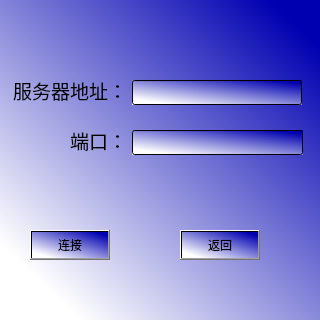
<?xml version="1.0" encoding="UTF-8"?>
<ui version="4.0">
 <class>Tcp_Dialog</class>
 <widget class="QDialog" name="Tcp_Dialog">
  <property name="geometry">
   <rect>
    <x>0</x>
    <y>0</y>
    <width>320</width>
    <height>320</height>
   </rect>
  </property>
  <property name="windowTitle">
   <string>Dialog</string>
  </property>
  <property name="styleSheet">
   <string notr="true">background-color: qlineargradient(spread:pad, x1:0.136, y1:0.892, x2:0.920455, y2:0.074, stop:0 rgba(255, 255, 255, 255), stop:1 rgba(0, 0, 177, 255));
font: 14pt &quot;华文新魏&quot;;</string>
  </property>
  <widget class="QLabel" name="server_label">
   <property name="geometry">
    <rect>
     <x>10</x>
     <y>70</y>
     <width>120</width>
     <height>40</height>
    </rect>
   </property>
   <property name="font">
    <font>
     <family>华文新魏</family>
     <pointsize>14</pointsize>
     <weight>50</weight>
     <italic>false</italic>
     <bold>false</bold>
    </font>
   </property>
   <property name="styleSheet">
    <string notr="true">background-color: qlineargradient(spread:pad, x1:0.943, y1:0.193182, x2:0.187, y2:0.818182, stop:0 rgba(85, 255, 255, 0), stop:0.982955 rgba(255, 213, 162, 0));</string>
   </property>
   <property name="text">
    <string>服务器地址：</string>
   </property>
   <property name="alignment">
    <set>Qt::AlignCenter</set>
   </property>
  </widget>
  <widget class="QLabel" name="port_label">
   <property name="geometry">
    <rect>
     <x>70</x>
     <y>120</y>
     <width>51</width>
     <height>40</height>
    </rect>
   </property>
   <property name="font">
    <font>
     <family>华文新魏</family>
     <pointsize>14</pointsize>
     <weight>50</weight>
     <italic>false</italic>
     <bold>false</bold>
    </font>
   </property>
   <property name="styleSheet">
    <string notr="true">background-color: qlineargradient(spread:pad, x1:0.943, y1:0.193182, x2:0.187, y2:0.818182, stop:0 rgba(85, 255, 255, 0), stop:0.982955 rgba(255, 213, 162, 0));</string>
   </property>
   <property name="text">
    <string>端口：</string>
   </property>
   <property name="alignment">
    <set>Qt::AlignLeading|Qt::AlignLeft|Qt::AlignVCenter</set>
   </property>
  </widget>
  <widget class="QPushButton" name="Connect_btn">
   <property name="geometry">
    <rect>
     <x>30</x>
     <y>230</y>
     <width>80</width>
     <height>30</height>
    </rect>
   </property>
   <property name="styleSheet">
    <string notr="true"/>
   </property>
   <property name="text">
    <string>连接</string>
   </property>
  </widget>
  <widget class="QPushButton" name="Return_btn">
   <property name="geometry">
    <rect>
     <x>180</x>
     <y>230</y>
     <width>80</width>
     <height>30</height>
    </rect>
   </property>
   <property name="text">
    <string>返回</string>
   </property>
  </widget>
  <widget class="QLineEdit" name="IPAddress_linedit">
   <property name="geometry">
    <rect>
     <x>132</x>
     <y>80</y>
     <width>170</width>
     <height>25</height>
    </rect>
   </property>
  </widget>
  <widget class="QLineEdit" name="Port_linedit">
   <property name="geometry">
    <rect>
     <x>132</x>
     <y>130</y>
     <width>171</width>
     <height>25</height>
    </rect>
   </property>
  </widget>
 </widget>
 <resources/>
 <connections/>
</ui>
